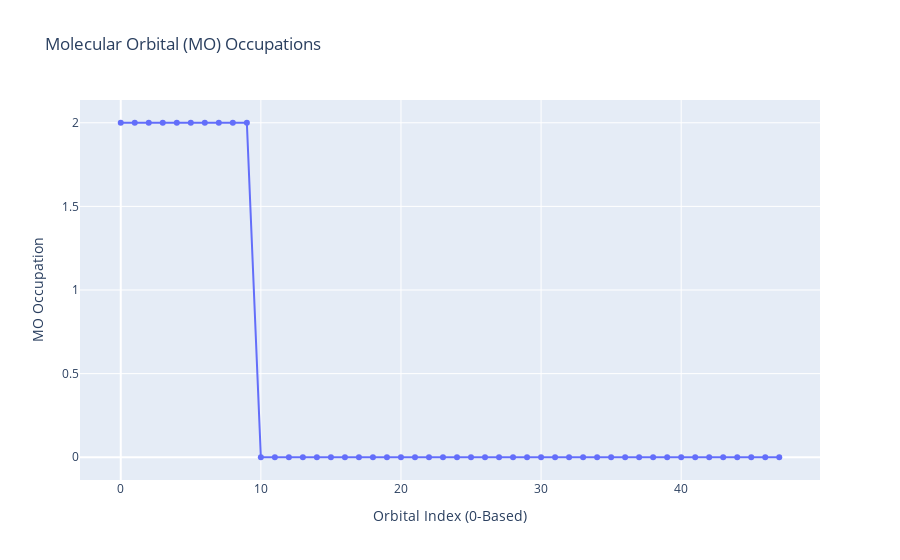

The notebook cell saved with this chart:
### Code cell
import plotly.express as px

# Plot the MO Occupations
fig = px.line(y=mf.mo_occ, markers=True, title="Molecular Orbital (MO) Occupations")
fig.update_layout(xaxis_title="Orbital Index (0-Based)", yaxis_title="MO Occupation")
fig.show()

### Figure 1 — Plotly figure (JSON) as saved in the notebook; plotly's stock layout.template omitted (floating-point values rounded to 4 significant figures)
{"data": [{"hovertemplate": "x=%{x}<br>y=%{y}<extra></extra>", "legendgroup": "", "line": {"color": "#636efa", "dash": "solid"}, "marker": {"symbol": "circle"}, "mode": "markers+lines", "name": "", "orientation": "v", "showlegend": false, "type": "scatter", "x": [0, 1, 2, 3, 4, 5, 6, 7, 8, 9, 10, 11, 12, 13, 14, 15, 16, 17, 18, 19, 20, 21, 22, 23, 24, 25, 26, 27, 28, 29, 30, 31, 32, 33, 34, 35, 36, 37, 38, 39, 40, 41, 42, 43, 44, 45, 46, 47], "xaxis": "x", "y": [2, 2, 2, 2, 2, 2, 2, 2, 2, 2, 0, 0, 0, 0, 0, 0, 0, 0, 0, 0, 0, 0, 0, 0, 0, 0, 0, 0, 0, 0, 0, 0, 0, 0, 0, 0, 0, 0, 0, 0, 0, 0, 0, 0, 0, 0, 0, 0], "yaxis": "y"}], "layout": {"autosize": true, "legend": {"tracegroupgap": 0}, "title": {"text": "Molecular Orbital (MO) Occupations"}, "xaxis": {"anchor": "y", "autorange": true, "domain": [0, 1], "range": [-2.776, 49.78], "title": {"text": "Orbital Index (0-Based)"}, "type": "linear"}, "yaxis": {"anchor": "x", "autorange": true, "domain": [0, 1], "range": [-0.165, 2.165], "title": {"text": "MO Occupation"}, "type": "linear"}}}
